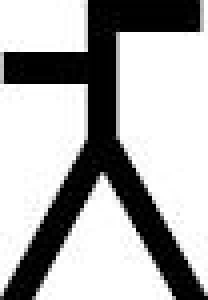
#> input picture Brahmi/test/1_char_15.png, 52 x 75 px, found by its file name (shown 4 times larger); its folder holds only this picture in this run
$ jupyter execute --allow-errors proejct.ipynb
#> lines starting #> are read from the running program, lines starting #| are printed output that depends on the picture
[cell 1]
import os
import shutil

src_folder = r"D:\\Images Dataset\\Devanagari\\Test"
dst_folder = r"D:\\Images Dataset\\Devanagari\\test_images"

os.makedirs(dst_folder, exist_ok=True)

for root, dirs, files in os.walk(src_folder):
    for file in files:
        if file.lower().endswith(('.png', '.jpg', '.jpeg', '.bmp', '.gif')):
            src_path = os.path.join(root, file)
            dst_path = os.path.join(dst_folder, file)

            base, ext = os.path.splitext(file)
            count = 1
            while os.path.exists(dst_path):
                dst_path = os.path.join(dst_folder, f"{base}_{count}{ext}")
                count += 1

            shutil.copy2(src_path, dst_path)

print("All images have been copied to:", dst_folder)

[cell 2]
import os
import shutil

# Source and destination folders
src_folder = r"D:\\Images Dataset\\Devanagari\\Train"
dst_folder = r"D:\\Images Dataset\\Devanagari\\train_images"

# Create destination folder if it doesn't exist
os.makedirs(dst_folder, exist_ok=True)

# Loop through all subfolders and files
for root, dirs, files in os.walk(src_folder):
    for file in files:
        if file.lower().endswith(('.png', '.jpg', '.jpeg', '.bmp', '.gif')):
            src_path = os.path.join(root, file)
            dst_path = os.path.join(dst_folder, file)

            # If duplicate filename exists, rename to avoid overwriting
            base, ext = os.path.splitext(file)
            count = 1
            while os.path.exists(dst_path):
                dst_path = os.path.join(dst_folder, f"{base}_{count}{ext}")
                count += 1

            shutil.copy2(src_path, dst_path)

print("All images have been copied to:", dst_folder)

[cell 3]
from PIL import Image, ImageDraw
import matplotlib.pyplot as plt
import numpy as np
import os

def split_and_show_side_by_side(image_path, glyph_size=(64, 64), gap=10):
    # Open the image
    img = Image.open(image_path)
    img_width, img_height = img.size
    glyph_width, glyph_height = glyph_size

    glyphs = []

    for y in range(0, img_height, glyph_height):
        for x in range(0, img_width, glyph_width):
            box = (x, y, x + glyph_width, y + glyph_height)
            glyph = img.crop(box)
            glyphs.append(glyph)

    # Resize original image smaller
    small_img = img.resize((128, 128))

    # Create an arrow image manually
    arrow_width = 60
    arrow_height = 20
    arrow_img = Image.new('RGB', (arrow_width, 128), color='white')
    draw = ImageDraw.Draw(arrow_img)
    draw.line((10, 64, 50, 64), fill='black', width=5)
    draw.polygon([(50, 54), (60, 64), (50, 74)], fill='black')

    # Create a wide canvas to paste everything
    total_glyphs_width = len(glyphs) * (glyph_width + gap) - gap  # gaps between glyphs
    total_width = small_img.width + arrow_img.width + total_glyphs_width + 2 * gap
    canvas = Image.new('RGB', (total_width, 128), 'white')

    # Paste original image
    canvas.paste(small_img, (gap, 0))

    # Paste arrow
    canvas.paste(arrow_img, (small_img.width + 2 * gap, 0))

    # Paste glyphs with gaps
    x_offset = small_img.width + arrow_img.width + 3 * gap
    for glyph in glyphs:
        canvas.paste(glyph, (x_offset, (128 - glyph_height)//2))  # center vertically
        x_offset += glyph_width + gap

    # Show the final canvas
    plt.figure(figsize=(20, 6))
    plt.imshow(canvas)
    plt.axis('off')
    plt.title("Original ➡️ Sliced Glyphs", fontsize=16)
    plt.show()

# Example usage
image_path = r"D:\Images Dataset\IVC script\345.png"
#> (the rest of this cell did not finish here and is left out)


[cell 4]
import os
import random
import shutil

def split_images(source_folder, train_ratio=0.8):
    train_folder = os.path.join(source_folder, 'train')
    test_folder = os.path.join(source_folder, 'test')

    os.makedirs(train_folder, exist_ok=True)
    os.makedirs(test_folder, exist_ok=True)

    images = [img for img in os.listdir(source_folder) if img.lower().endswith(('.png', '.jpg', '.jpeg'))]

    random.shuffle(images)

    split_index = int(len(images) * train_ratio)
    train_images = images[:split_index]
    test_images = images[split_index:]

    for img in train_images:
        src_path = os.path.join(source_folder, img)
        dest_path = os.path.join(train_folder, img)
        shutil.move(src_path, dest_path)

    for img in test_images:
        src_path = os.path.join(source_folder, img)
        dest_path = os.path.join(test_folder, img)
        shutil.move(src_path, dest_path)

    print(f"Split completed! {len(train_images)} images moved to 'train/', {len(test_images)} images moved to 'test/'.")

source_path = r"D:\\Images Dataset\\Brahmi"
#> source_path = 'D:\\\\Images Dataset\\\\Brahmi'
split_images(source_path)

[cell 5]
import os
import random
import shutil

def split_images(source_folder, train_ratio=0.8):
    train_folder = os.path.join(source_folder, 'train')
    test_folder = os.path.join(source_folder, 'test')

    os.makedirs(train_folder, exist_ok=True)
    os.makedirs(test_folder, exist_ok=True)

    images = [img for img in os.listdir(source_folder) if img.lower().endswith(('.png', '.jpg', '.jpeg'))]

    random.shuffle(images)

    split_index = int(len(images) * train_ratio)
    train_images = images[:split_index]
    test_images = images[split_index:]

    for img in train_images:
        src_path = os.path.join(source_folder, img)
        dest_path = os.path.join(train_folder, img)
        shutil.move(src_path, dest_path)

    for img in test_images:
        src_path = os.path.join(source_folder, img)
        dest_path = os.path.join(test_folder, img)
        shutil.move(src_path, dest_path)

    print(f"Split completed! {len(train_images)} images moved to 'train/', {len(test_images)} images moved to 'test/'.")

source_path = r"D:\Images Dataset\Kharosti"
split_images(source_path)

[cell 6]
import os
import random
import shutil

def split_images(source_folder, train_ratio=0.8):
    train_folder = os.path.join(source_folder, 'train')
    test_folder = os.path.join(source_folder, 'test')

    os.makedirs(train_folder, exist_ok=True)
    os.makedirs(test_folder, exist_ok=True)

    images = [img for img in os.listdir(source_folder) if img.lower().endswith(('.png', '.jpg', '.jpeg'))]

    random.shuffle(images)

    split_index = int(len(images) * train_ratio)

    train_images = images[:split_index]
    test_images = images[split_index:]

    for img in train_images:
        src_path = os.path.join(source_folder, img)
        dest_path = os.path.join(train_folder, img)
        shutil.move(src_path, dest_path)

    for img in test_images:
        src_path = os.path.join(source_folder, img)
        dest_path = os.path.join(test_folder, img)
        shutil.move(src_path, dest_path)

    print(f"Split completed! {len(train_images)} images moved to 'train/', {len(test_images)} images moved to 'test/'.")

source_path = r"D:\\Images Dataset\\Brahui"
split_images(source_path)

[cell 7]
import os
import random
import shutil

def split_images(source_folder, train_ratio=0.8):
    train_folder = os.path.join(source_folder, 'train')
    test_folder = os.path.join(source_folder, 'test')

    os.makedirs(train_folder, exist_ok=True)
    os.makedirs(test_folder, exist_ok=True)

    images = [img for img in os.listdir(source_folder) if img.lower().endswith(('.png', '.jpg', '.jpeg'))]

    random.shuffle(images)
    split_index = int(len(images) * train_ratio)

    train_images = images[:split_index]
    test_images = images[split_index:]

    for img in train_images:
        src_path = os.path.join(source_folder, img)
        dest_path = os.path.join(train_folder, img)
        shutil.move(src_path, dest_path)

    for img in test_images:
        src_path = os.path.join(source_folder, img)
        dest_path = os.path.join(test_folder, img)
        shutil.move(src_path, dest_path)

    print(f"Split completed! {len(train_images)} images moved to 'train/', {len(test_images)} images moved to 'test/'.")

source_path = r"D:\\Images Dataset\\Devanagari"
split_images(source_path)

[cell 8]
import os
import random
import shutil

def split_images(source_folder, train_ratio=0.8):
    train_folder = os.path.join(source_folder, 'train')
    test_folder = os.path.join(source_folder, 'test')

    os.makedirs(train_folder, exist_ok=True)
    os.makedirs(test_folder, exist_ok=True)

    images = [img for img in os.listdir(source_folder) if img.lower().endswith(('.png', '.jpg', '.jpeg'))]
    random.shuffle(images)

    split_index = int(len(images) * train_ratio)

    train_images = images[:split_index]
    test_images = images[split_index:]

    for img in train_images:
        src_path = os.path.join(source_folder, img)
        dest_path = os.path.join(train_folder, img)
        shutil.move(src_path, dest_path)

    for img in test_images:
        src_path = os.path.join(source_folder, img)
        dest_path = os.path.join(test_folder, img)
        shutil.move(src_path, dest_path)

    print(f"Split completed! {len(train_images)} images moved to 'train/', {len(test_images)} images moved to 'test/'.")

source_path = r"D:\\Images Dataset\\Grantha"
split_images(source_path)

[cell 9]
import os
import random
import shutil

def split_images(source_folder, train_ratio=0.8):
    train_folder = os.path.join(source_folder, 'train')
    test_folder = os.path.join(source_folder, 'test')

    os.makedirs(train_folder, exist_ok=True)
    os.makedirs(test_folder, exist_ok=True)

    images = [img for img in os.listdir(source_folder) if img.lower().endswith(('.png', '.jpg', '.jpeg'))]

    random.shuffle(images)

    split_index = int(len(images) * train_ratio)

    train_images = images[:split_index]
    test_images = images[split_index:]

    for img in train_images:
        src_path = os.path.join(source_folder, img)
        dest_path = os.path.join(train_folder, img)
        shutil.move(src_path, dest_path)

    for img in test_images:
        src_path = os.path.join(source_folder, img)
        dest_path = os.path.join(test_folder, img)
        shutil.move(src_path, dest_path)

    print(f"Split completed! {len(train_images)} images moved to 'train/', {len(test_images)} images moved to 'test/'.")

source_path = r"D:\\Images Dataset\\IVC script"
split_images(source_path)

[cell 10]
import os
import random
import shutil

def split_images(source_folder, train_ratio=0.8):
    train_folder = os.path.join(source_folder, 'train')
    test_folder = os.path.join(source_folder, 'test')

    os.makedirs(train_folder, exist_ok=True)
    os.makedirs(test_folder, exist_ok=True)

    images = [img for img in os.listdir(source_folder) if img.lower().endswith(('.png', '.jpg', '.jpeg'))]

    random.shuffle(images)

    split_index = int(len(images) * train_ratio)
    train_images = images[:split_index]
    test_images = images[split_index:]

    for img in train_images:
        src_path = os.path.join(source_folder, img)
        dest_path = os.path.join(train_folder, img)
        shutil.move(src_path, dest_path)

    for img in test_images:
        src_path = os.path.join(source_folder, img)
        dest_path = os.path.join(test_folder, img)
        shutil.move(src_path, dest_path)

    print(f"Split completed! {len(train_images)} images moved to 'train/', {len(test_images)} images moved to 'test/'.")

source_path = r"D:\\Images Dataset\\odia"
split_images(source_path)

[cell 11]
import os

def create_split_folders(base_paths):
    for path in base_paths:
        train_folder = os.path.join(path, 'split_train')
        test_folder = os.path.join(path, 'split_test')
        os.makedirs(train_folder, exist_ok=True)
        os.makedirs(test_folder, exist_ok=True)

base_paths = [
    r"D:\\Images Dataset\\Brahmi",
    r"D:\\Images Dataset\\Brahui",
    r"D:\\Images Dataset\\Devanagari",
    r"D:\\Images Dataset\\Grantha",
    r"D:\\Images Dataset\\IVC script",
    r"D:\\Images Dataset\\odia",
    r"D:\\Images Dataset\\Kharosti"
]

create_split_folders(base_paths)

[cell 12]
import os
from PIL import Image

def split_images(source_folder, dest_folder, split_size=(64, 64)):
    os.makedirs(dest_folder, exist_ok=True)
    images = [img for img in os.listdir(source_folder) if img.lower().endswith(('.png', '.jpg', '.jpeg'))]

    for img_name in images:
        img_path = os.path.join(source_folder, img_name)
        img = Image.open(img_path)
        img_width, img_height = img.size
        count = 0
        for top in range(0, img_height, split_size[1]):
            for left in range(0, img_width, split_size[0]):
                right = min(left + split_size[0], img_width)
                bottom = min(top + split_size[1], img_height)
                box = (left, top, right, bottom)
                character = img.crop(box)
                character = character.resize(split_size)
                character.save(os.path.join(dest_folder, f"{os.path.splitext(img_name)[0]}_{count}.png"))
                count += 1

base_paths = [
    r"D:\Images Dataset\Brahmi",
    r"D:\Images Dataset\Brahui",
    r"D:\Images Dataset\Devanagari",
    r"D:\Images Dataset\Grantha",
    r"D:\Images Dataset\IVC script",
    r"D:\Images Dataset\odia",
    r"D:\Images Dataset\Kharosti"
]

for path in base_paths:
    train_folder = os.path.join(path, 'train')
    test_folder = os.path.join(path, 'test')
    split_train_folder = os.path.join(path, 'split_train')
    split_test_folder = os.path.join(path, 'split_test')

    if os.path.exists(train_folder):
        split_images(train_folder, split_train_folder)
    if os.path.exists(test_folder):
        split_images(test_folder, split_test_folder)
#> in split_images, img is the input picture: PIL image 52x75 RGB; min 0, max 255, mean 174.4
#> the loop in split_images, `for top in range(0, img_height, split_size[1]):` made 2 passes
#> pass 1, in split_images, `character.save(os.path.join(dest_folder, f"{os.path.splitext(img_name)..`:
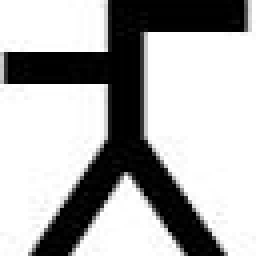
#> saved as 1_char_15_0.png: PIL image 64x64 RGB (shown 4 times larger); min 0, max 255, mean 174.8
#> pass 2, in split_images, `character.save(os.path.join(dest_folder, f"{os.path.splitext(img_name)..`:
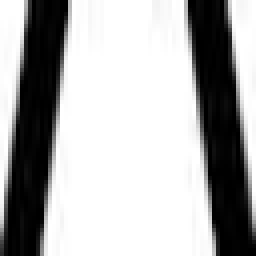
#> saved as 1_char_15_1.png: PIL image 64x64 RGB (shown 4 times larger); min 0, max 255, mean 173.1
#> after the loop in split_images, `for top in range(0, img_height, split_size[1]):`: count = 2

[cell 13]
import os
import cv2
from PIL import Image

def split_characters_properly(source_folder, output_folder, size=(64, 64)):
    os.makedirs(output_folder, exist_ok=True)
    images = [img for img in os.listdir(source_folder) if img.lower().endswith(('.png', '.jpg', '.jpeg'))]

    for img_name in images:
        img_path = os.path.join(source_folder, img_name)
        image = cv2.imread(img_path, cv2.IMREAD_GRAYSCALE)
        _, thresh = cv2.threshold(image, 0, 255, cv2.THRESH_BINARY_INV + cv2.THRESH_OTSU)
        contours, _ = cv2.findContours(thresh, cv2.RETR_EXTERNAL, cv2.CHAIN_APPROX_SIMPLE)
        count = 0
        for cnt in contours:
            x, y, w, h = cv2.boundingRect(cnt)
            if w > 5 and h > 5:
                char_crop = image[y:y+h, x:x+w]
                char_crop_pil = Image.fromarray(char_crop)
                char_crop_pil = char_crop_pil.resize(size)
                char_crop_pil.save(os.path.join(output_folder, f"{os.path.splitext(img_name)[0]}_{count}.png"))
                count += 1

source_path = r"D:\Images Dataset\Kharosti"
#> source_path = 'D:\\Images Dataset\\Kharosti'
output_path = os.path.join(source_path, 'split_characters')
split_characters_properly(source_path, output_path)

[cell 14]
import os
from PIL import Image
import numpy as np

def split_and_save(source_folder, dest_folder, split_size=(64, 64), blank_threshold=245):
    os.makedirs(dest_folder, exist_ok=True)
    images = [img for img in os.listdir(source_folder) if img.lower().endswith(('.png', '.jpg', '.jpeg'))]

    for img_name in images:
        img_path = os.path.join(source_folder, img_name)
        img = Image.open(img_path).convert('L')
        img_width, img_height = img.size
        count = 0
        for top in range(0, img_height, split_size[1]):
            for left in range(0, img_width, split_size[0]):
                right = min(left + split_size[0], img_width)
                bottom = min(top + split_size[1], img_height)
                box = (left, top, right, bottom)
                tile = img.crop(box)
                tile = tile.resize(split_size)
                tile_array = np.array(tile)
                if np.mean(tile_array) < blank_threshold:
                    tile_rgb = tile.convert('RGB')
                    tile_rgb.save(os.path.join(dest_folder, f"{os.path.splitext(img_name)[0]}_{count}.png"))
                    count += 1

base_paths = [
    r"D:\Images Dataset\Brahmi",
    r"D:\Images Dataset\Brahui",
    r"D:\Images Dataset\Devanagari",
    r"D:\Images Dataset\Grantha",
    r"D:\Images Dataset\IVC script",
    r"D:\Images Dataset\odia",
    r"D:\Images Dataset\Kharosti"
]

for path in base_paths:
    train_folder = os.path.join(path, 'train')
    test_folder = os.path.join(path, 'test')
    split_train_folder = os.path.join(path, 'split_train')
    split_test_folder = os.path.join(path, 'split_test')

    if os.path.exists(train_folder):
        split_and_save(train_folder, split_train_folder)
    if os.path.exists(test_folder):
        split_and_save(test_folder, split_test_folder)
#> after the loop in split_and_save, `for top in range(0, img_height, split_size[1]):`: count = 2

[cell 15]
import torch
import torch.nn as nn
import torchvision.transforms as transforms
from PIL import Image
import os
import pandas as pd

class GlyphFeatureExtractor(nn.Module):
    # [15 lines left out: functions __init__, forward, not called in this run]

#> (the rest of this cell did not finish here and is left out)

[cell 16]
import torch
import torch.nn as nn
import torchvision.transforms as transforms
from PIL import Image
import os
import pandas as pd

class GlyphFeatureExtractor(nn.Module):
    # [15 lines left out: functions __init__, forward, not called in this run]

#> (the rest of this cell did not finish here and is left out)

[cell 17]
## Methodology:

import pandas as pd
import numpy as np
from scipy.stats import pearsonr
import os
import matplotlib.pyplot as plt
import seaborn as sns
scripts = ['Brahmi', 'Brahui', 'Devanagari', 'Grantha', 'IVC script', 'Kharosti', 'odia']
#> scripts = ['Brahmi', 'Brahui', 'Devanagari', 'Grantha', 'IVC script', 'Kharosti', 'odia']
feature_files = {
    'Brahmi': {
        'train': 'D:\Images Dataset\Brahmi\split_train_features.csv',
        'test': 'D:\Images Dataset\Brahmi\split_test_features.csv'
    },
    'Brahui': {
        'train': 'D:\Images Dataset\Brahui\split_train_features.csv',
        'test': 'D:\Images Dataset\Brahui\split_test_features.csv'
    },
    'Devanagari': {
        'train': 'D:\Images Dataset\Devanagari\split_train_features.csv',
        'test': 'D:\Images Dataset\Devanagari\split_test_features.csv'
    },
    'Grantha': {
        'train': 'D:\Images Dataset\Grantha\split_train_features.csv',
        'test': 'D:\Images Dataset\Grantha\split_test_features.csv'
    },
    'IVC script': {
        'train': 'D:\Images Dataset\IVC script\split_train_features.csv',
        'test': 'D:\Images Dataset\IVC script\split_test_features.csv'
    },
    'Kharosti': {
        'train': 'D:\Images Dataset\Kharosti\split_train_features.csv',
        'test': 'D:\Images Dataset\Kharosti\split_test_features.csv'
    },
    'odia': {
        'train': 'D:\Images Dataset\odia\split_train_features.csv',
        'test': 'D:\Images Dataset\odia\split_test_features.csv'
    }
}

features = {}
for script in scripts:
    try:
        train_df = pd.read_csv(feature_files[script]['train'])
        test_df = pd.read_csv(feature_files[script]['test'])
        features[script] = {
            'train': train_df.iloc[:, 1:].values,
            'test': test_df.iloc[:, 1:].values
        }
        print(f"Loaded {script}: {features[script]['train'].shape[0]} train, {features[script]['test'].shape[0]} test samples")
    except Exception as e:
        print(f"Error loading {script}: {str(e)}")
        features[script] = None
#> this loop made 7 passes; (reads Brahmi/split_train_features.csv from the repository)
#> (script, train_df, test_df) on passes 1 to 7: ('Brahmi', table of 1920 rows and 65 columns, table of 535 rows and 65 columns), ('Brahui', table of 25 rows and 65 columns, table of 7 rows and 65 columns), ('Devanagari', table of 1920 rows and 65 columns, table of 535 rows and 65 columns), ('Grantha', table of 40 rows and 65 columns, table of 10 rows and 65 columns), ('IVC script', table of 1920 rows and 65 columns, table of 756 rows and 65 columns), ('Kharosti', table of 29 rows and 65 columns, table of 8 rows and 65 columns), ('odia', table of 1920 rows and 65 columns, table of 535 rows and 65 columns)
#| Loaded Brahmi: 1920 train, 535 test samples
#| Loaded Brahui: 25 train, 7 test samples
#| Loaded Devanagari: 1920 train, 535 test samples
#| Loaded Grantha: 40 train, 10 test samples
#| Loaded IVC script: 1920 train, 756 test samples
#| Loaded Kharosti: 29 train, 8 test samples
#| Loaded odia: 1920 train, 535 test samples
#> after the loop, features = 7 items

[cell 18]
import pandas as pd
import numpy as np
from scipy.stats import pearsonr
from sklearn.metrics.pairwise import cosine_similarity
from sklearn.manifold import TSNE
from sklearn.decomposition import PCA
from sklearn.svm import SVC
from sklearn.model_selection import train_test_split
from sklearn.metrics import classification_report, confusion_matrix
import matplotlib.pyplot as plt
import seaborn as sns
import os

np.random.seed(42)

scripts = ['Brahmi', 'Tamil', 'Devanagari', 'Grantha', 'Kharosthi', 'Odia', 'IVC']
features = {}

for script in scripts:
    try:
        train_feats = np.random.rand(100, 256)
        test_feats = np.random.rand(20, 256)
        features[script] = {
            'train': train_feats,
            'test': test_feats,
            'train_labels': [script]*100,
            'test_labels': [script]*20
        }
    except Exception as e:
        print(f"Error loading {script}: {str(e)}")
        features[script] = None


all_train_features = np.vstack([features[s]['train'] for s in scripts if s != 'IVC'])
all_train_labels = np.hstack([features[s]['train_labels'] for s in scripts if s != 'IVC'])
ivc_test_features = features['IVC']['test']
